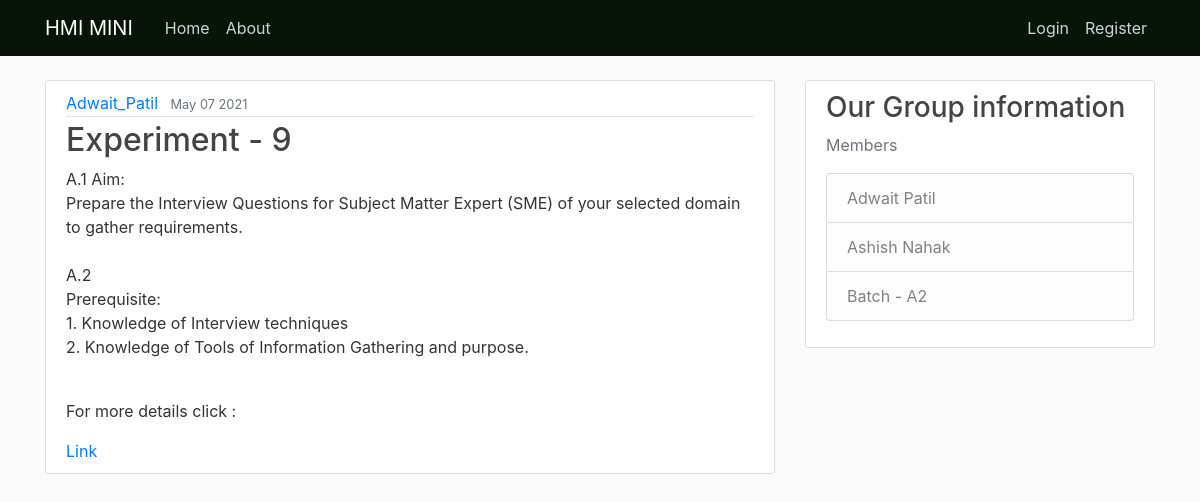
/post/21/, run on the app's committed database.
### blog/models.py (models this page shows, shortened)
class Path(models.Model):
    title = models.CharField(max_length=100) #attributes = models.datatype(Constraints)
    Author = models.ForeignKey(User,on_delete=models.CASCADE)
    Book = models.TextField()
    date_posted = models.DateTimeField(default=timezone.now)
    link = models.TextField(default="")
    img = models.ImageField(default='default.jpg',upload_to='profile_pics')

### blog/views.py (the view)
# urls.py: path('post/<int:pk>/',PostDetailView.as_view(),name="post-detail"),
class PostDetailView(DetailView):
    model = Path

### blog/templates/blog/path_detail.html (shortened to what this page needs)
{% extends "blog/base.html"%}
{% block content %}
      <article class="media content-section">
        <div class="media-body">
          <div class="article-metadata">
            <a class="mr-2" href="{% url 'user-posts' object.Author.username %}">{{ object.Author }}</a>
            <small class="text-muted">{{ object.date_posted|date:"F d Y" }}</small>
          </div>
          <h2><a class="article-title">{{ object.title }}</a></h2>
          <p class="article-content">{{ object.Book }}</p>
          <br>
          <p>For more details click :</p>
          <a href="{{ post.link }}">Link</a>
        </div>
      </article>
{% endblock content %}

### blog/static/blog/main.css (style rules this page uses)
body { background: #fafafa; color: #333333; margin-top: 5rem; }
h1, h2, h3, h4, h5, h6 { color: #444444; }
.content-section { background: #ffffff; padding: 10px 20px; border: 1px solid #dddddd; border-radius: 3px; margin-bottom: 20px; }
.article-title { color: #444444; }
.article-content { white-space: pre-line; }
.article-metadata { padding-bottom: 1px; margin-bottom: 4px; border-bottom: 1px solid #e3e3e3; }

### data on the page
Path: Author "Adwait_Patil", date_posted "May 07 2021", title "Experiment - 9", Book "A.1 Aim: Prepare the Interview Questions for Subject Matter Expert (SME) of your selected domain to gather requirements. A.2 Prerequisite: 1. Knowledge of Interview techniques 2. Knowledge of Tools of Information Gathering and purpose."
